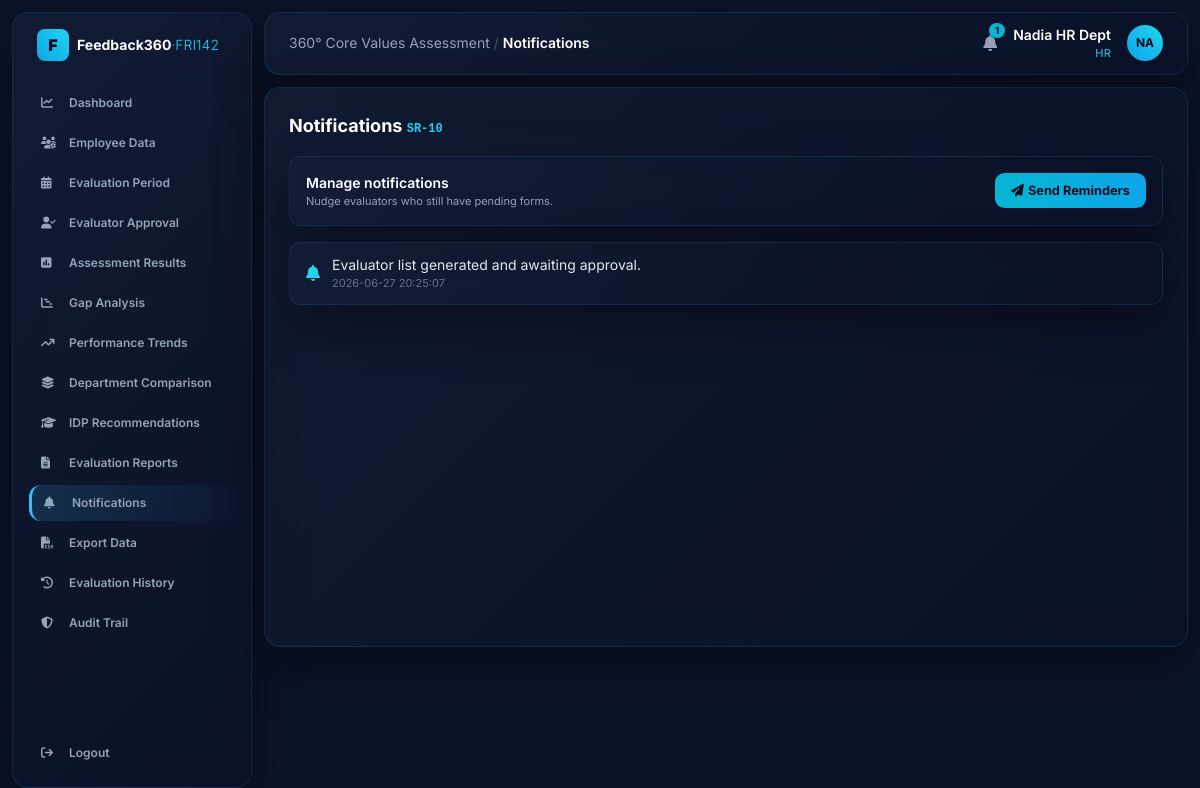
The app's page /notifications (signed in), older data.
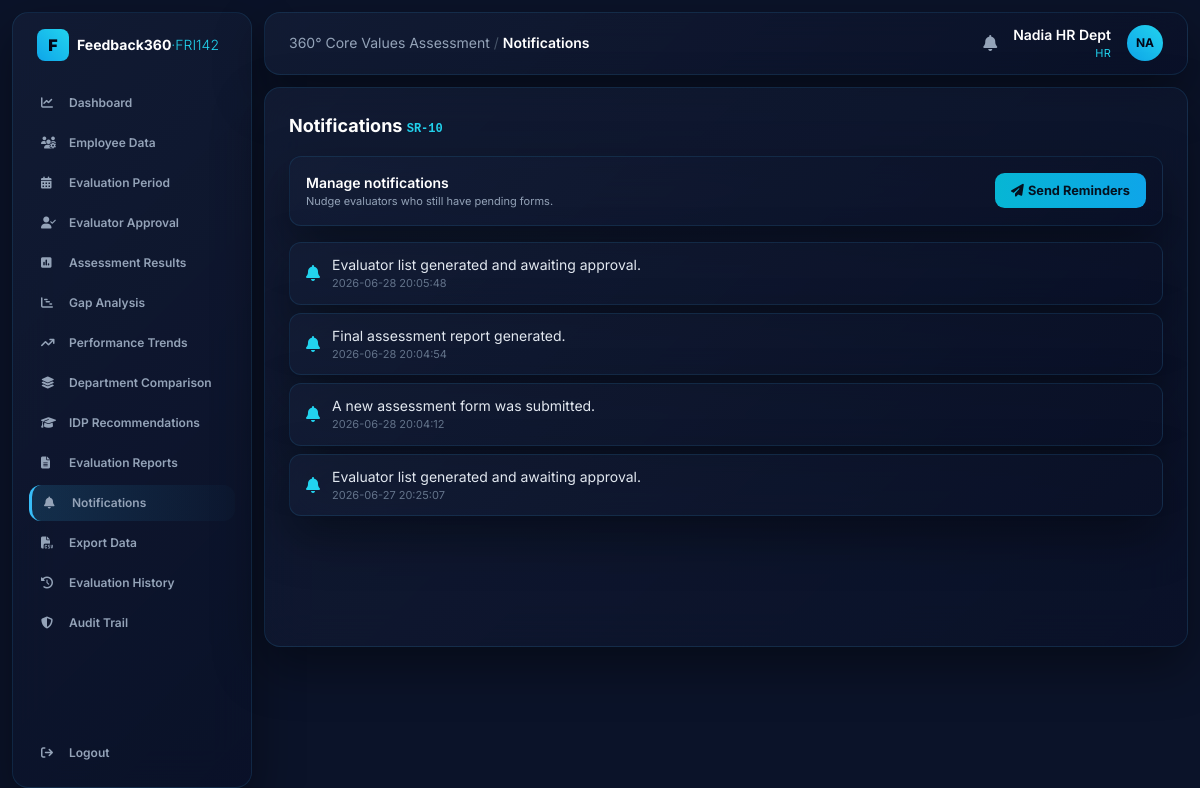
The same page, newer data.
### tables this page shows
CREATE TABLE notifications (
    id INTEGER PRIMARY KEY AUTOINCREMENT,
    target_role TEXT,
    target_user_id INTEGER,
    message TEXT NOT NULL,
    created_at TEXT,
    is_read INTEGER NOT NULL DEFAULT 0
);

### app.py (the view)
@app.route("/notifications")
@require("admin", "hr", "management", "employee")
def notifications():
    rows = g.db.execute(
        "SELECT * FROM notifications WHERE target_role=? OR target_user_id=? "
        "ORDER BY id DESC", (g.user["role"], g.user["id"])).fetchall()
    g.db.execute("UPDATE notifications SET is_read=1 WHERE target_role=? OR target_user_id=?",
                 (g.user["role"], g.user["id"]))
    g.db.commit()
    return render_template("notifications.html", rows=rows)

### app.py (called while the page is built)
@app.before_request
def load_user():
    g.db = get_db()
    g.user = None
    if "uid" in session:
        g.user = g.db.execute(
            "SELECT * FROM users WHERE id=?", (session["uid"],)
        ).fetchone()

def require(*roles):
    def deco(fn):
        @wraps(fn)
        def wrapper(*a, **kw):
            if not g.user:
                return redirect(url_for("login"))
            if roles and g.user["role"] not in roles:
                abort(403)
            return fn(*a, **kw)
        return wrapper
    return deco

@app.context_processor
def inject_globals():
    unread = 0
    if g.get("user"):
        unread = g.db.execute(
            "SELECT COUNT(*) c FROM notifications WHERE is_read=0 AND "
            "(target_role=? OR target_user_id=?)",
            (g.user["role"], g.user["id"]),
        ).fetchone()["c"]
    return dict(user=g.get("user"), VALUES=VALUES, VALUE_LABELS=VALUE_LABELS,
                TARGET=CORPORATE_TARGET, unread=unread)

### database.py (called while the page is built)
def get_db():
    conn = sqlite3.connect(DB_PATH)
    conn.row_factory = sqlite3.Row
    conn.execute("PRAGMA foreign_keys = ON")
    return conn

### templates/notifications.html
{% extends "base.html" %}
{% block heading %}Notifications{% endblock %}
{% block body %}
<h2 class="text-lg font-bold text-white mb-4">Notifications <span class="text-xs text-cyan-400 font-mono">SR-10</span></h2>
{% if user['role'] in ['admin','hr'] %}
<div class="glossy rounded-xl p-4 mb-4 flex items-center justify-between">
  <div><div class="text-sm font-semibold text-white">Manage notifications</div>
    <div class="text-[11px] text-slate-400">Nudge evaluators who still have pending forms.</div></div>
  <a href="{{ url_for('reminders_send') }}" class="btn"><i class="fa-solid fa-paper-plane mr-1"></i>Send Reminders</a>
</div>
{% endif %}
<div class="space-y-2">
{% for r in rows %}
  <div class="glossy rounded-xl px-4 py-3 flex items-center gap-3">
    <i class="fa-solid fa-bell text-cyan-400"></i>
    <div class="flex-grow"><div class="text-sm text-slate-200">{{ r['message'] }}</div>
      <div class="text-[11px] text-slate-500">{{ r['created_at'] }}</div></div>
  </div>
{% else %}<p class="text-sm text-slate-400">No notifications.</p>{% endfor %}
</div>
{% endblock %}

### templates/base.html (shortened to what the changed rows need)
<!DOCTYPE html>
<html lang="en">
<head>
<script src="https://cdn.tailwindcss.com"></script>
<link rel="stylesheet" href="https://cdnjs.cloudflare.com/ajax/libs/font-awesome/6.4.0/css/all.min.css">
</head>
<body class="text-slate-200 min-h-screen">
{% if user %}
<div class="flex min-h-screen">
    {% set R = user['role'] %}
  <div class="flex-grow p-3 pl-0">
    <header class="glossy rounded-2xl px-6 py-3 flex justify-between items-center mb-3">
      <div class="flex items-center gap-4">
        <a href="{{ url_for('notifications') }}" class="relative text-slate-400 hover:text-white">
          <i class="fa-solid fa-bell"></i>
          {% if unread %}<span class="absolute -top-2 -right-2 bg-cyan-500 text-slate-950 text-[10px] font-bold rounded-full px-1.5">{{ unread }}</span>{% endif %}
        </a>
      </div>
    </header>
    <main class="glossy rounded-2xl p-6 min-h-[70vh]">{% block body %}{% endblock %}</main>
  </div>
</div>
{% else %}{% block plain %}{% endblock %}{% endif %}
</body>
</html>

Row changes from the older to the newer data that the page shows:
added notifications: message "Evaluator list generated and awaiting approval.", created_at "2026-06-28 20:05:48"
added notifications: message "Final assessment report generated.", created_at "2026-06-28 20:04:54"
added notifications: message "A new assessment form was submitted.", created_at "2026-06-28 20:04:12"
Text that changed along with them:
{{ unread }}: "1" → (not shown)
